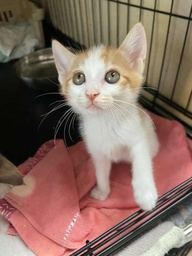
#> input picture 01_ImageRotation/img/img_example.JPG, 192 x 256 px, shrunk from 843 x 1124 before the run, found by its file name
$ jupyter execute code.ipynb
#> lines starting #> are read from the running program, lines starting #| are printed output that depends on the picture
Assignment 1: write a program to rotate an image by a given angle (in radians) using bilinear interpolation

Start:
* load image
* set rotation angle

[cell 1]
import cv2
import numpy as np

# Load the image
img = cv2.imread("img_example.jpg")
#> img is the input picture: shape (256, 192, 3); mean B, G, R 97.5, 108.6, 133.6

# Set the rotation angle
ang = np.pi/3

Problem 1: [code by yourself]

Define a function `rotate_img()`, with the following input parameters and return variables:
* img (input): input image as a 3D numpy array of size (H,W,3)
* ang (input): rotation angle in radian
* img_out (output): output image as a 3D numpy array of size (H_out,W_out,3)

This function should include the following processes:
* Define a 2x2 rotation matrix as a numpy array for the given rotation angle
* Compute output image size and the offset for the output image coordinates by computing the image corner coordinates after rotating the image
* Apply bilinear interpolation when determining the pixel values for the output image

[cell 2]
def rotate_img(img, ang):
  #1. compute rotation matrix
#> called with ang = 1.05
  r_matrix = np.array([[np.cos(ang), -np.sin(ang)],
                       [np.sin(ang), np.cos(ang)]])
  #2. compute output coordinates for image corners
  H, W, _ = img.shape
#> H = 256; W = 192
  corner_coord = np.array([[0, 0], [W-1, 0],
                     [0, H-1], [W-1, H-1]])
#> corner_coord = [[0, 0], [191, 0], [0, 255], [191, 255]]
  # 회전된 이미지의 모서리 좌표
  r_corner = r_matrix.dot(corner_coord.T).T

  #3. compute output image size and offset
  # output image size 구하기 -> height, width길이 정수값으로 구하기
  x_min, y_min = np.min(r_corner, axis=0)
#> x_min = -220.8; y_min = 0
  x_max, y_max = np.max(r_corner, axis=0)
#> x_max = 95.5; y_max = 292.9
  H_out = int(np.ceil(y_max - y_min))
#> H_out = 293
  W_out = int(np.ceil(x_max - x_min))

  # offset 구하기 -> 음수값으로 나온 좌표를 offset만큼 이동시켜 보정한다
  x_offset = -x_min
  y_offset = -y_min
  offset = np.array([x_offset, y_offset])

  #4. define output image object
  img_out = np.zeros((H_out, W_out, 3), dtype=img.dtype)

  # 회전행렬의 역행렬
  r_matrix2 = np.array([[np.cos(ang), np.sin(ang)],
                       [-np.sin(ang), np.cos(ang)]])

  for y_out in range(H_out) :
    for x_out in range(W_out) :
      x, y = np.dot(r_matrix2, (np.array([x_out, y_out]) - offset))
      x1, y1 = int(np.floor(x)), int(np.floor(y))
      x2, y2 = x1 + 1, y1 + 1

      if x1 >= 0 and x2 < img.shape[1] and y1 >= 0 and y2 < img.shape[0] and x >= 0 and y >= 0 :
        img_out[y_out, x_out] = (
          (x2 - x)*(y2 - y)*img[y1, x1] + (x - x1)*(y2 - y)*img[y1, x2] +
          (x2 - x)*(y - y1)*img[y2, x1] + (x - x1)*(y - y1)*img[y2, x2]
        )

      else :
        img_out[y_out, x_out] = 255
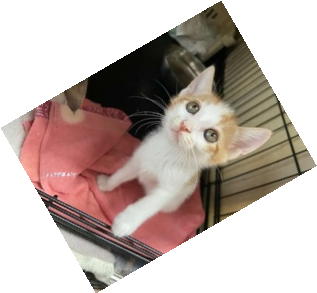
#> img_out: shape (293, 317, 3); mean B, G, R 172.2, 178, 191.2


  # for each output image coordinate,
  # compute corresponding original image coordinate
  # get pixel value from original image with interpolation

  return img_out

Show the output:
* use matplotlib

[cell 3]
import matplotlib.pyplot as plt

# Convert the image from BGR to RGB format

img_out = cv2.cvtColor(rotate_img(img, ang), cv2.COLOR_BGR2RGB)
# Display the image using Matplotlib
plt.imshow(img_out)
plt.show()

> openCV 함수 이용(추가)

[cell 4]
# openCV함수 활용해서 회전시키기
h, w, _ = img.shape
img2 = img.copy()

matrix = cv2.getRotationMatrix2D((w/2, h/2), 180, 1)
rotate_img = cv2.warpAffine(img2, matrix, (w, h))
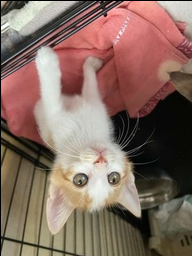
#> rotate_img: shape (256, 192, 3); mean B, G, R 96.8, 107.8, 132.8

cv2.imshow('rotation_img', rotate_img)
cv2.waitKey(0)
cv2.destroyAllWindows()

$ run again, with 01_ImageRotation/img/images.jpg copied over 01_ImageRotation/img/img_example.JPG
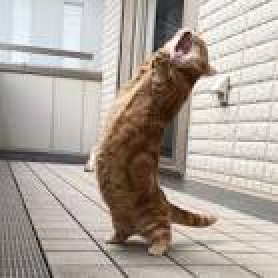
#> input picture 01_ImageRotation/img/images.jpg, 139 x 139 px, found by its file name (shown 2 times larger)
#> img is the input picture: shape (139, 139, 3); mean B, G, R 156.5, 164.6, 173.9
#> after the loop in rotate_img, `for y_out in range(H_out) :`:
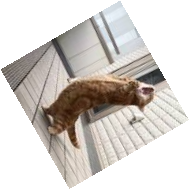
#> img_out: shape (189, 189, 3); mean B, G, R 202.1, 206.5, 211.5
#> `rotate_img = cv2.warpAffine(img2, matrix, (w, h))`:
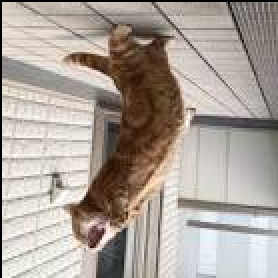
#> rotate_img: shape (139, 139, 3) (shown 2 times larger); mean B, G, R 154.2, 162.2, 171.5
